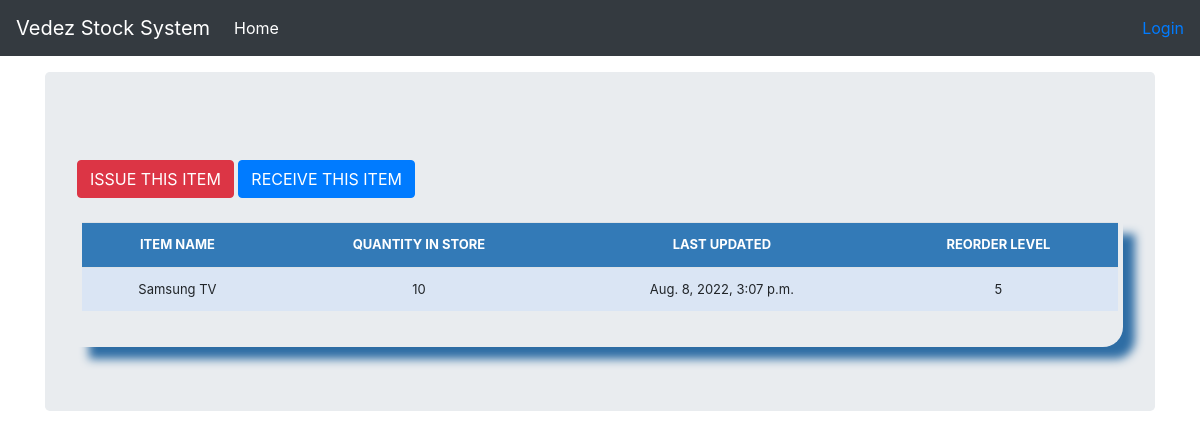
/stock_detail/2/, run on the app's committed database.
### stockmgmt/models.py (models this page shows, shortened)
class Stock(models.Model):
    category = models.ForeignKey(Category, on_delete=models.CASCADE, blank=True)
    item_name = models.CharField(max_length=50, blank=True, null=True)
    quantity = models.IntegerField(default='0', blank=True, null=True)
    receive_quantity = models.IntegerField(default='0', blank=True, null=True)
    receive_by = models.CharField(max_length=50, blank=True, null=True)
    issue_quantity = models.IntegerField(default='0', blank=True, null=True)
    issue_by = models.CharField(max_length=50, blank=True, null=True)
    issue_to = models.CharField(max_length=50, blank=True, null=True)
    phone_number = models.CharField(max_length=50, blank=True, null=True)
    created_by = models.CharField(max_length=50, blank=True, null=True)
    reorder_level = models.IntegerField(default='0', blank=True, null=True)
    last_updated = models.DateTimeField(auto_now_add=False, auto_now=True)
    timestamp = models.DateTimeField(auto_now_add=True, auto_now=False)

### stockmgmt/views.py (the view)
# urls.py: path('stock_detail/<str:pk>/', views.stock_detail, name="stock_detail"),
def stock_detail(request, pk):
    queryset = Stock.objects.get(id=pk)
    context = {
        "queryset": queryset,
    }
    return render(request, "stock_detail.html", context)

### templates/stock_detail.html (shortened to what this page needs)
{% load static %}
{% load crispy_forms_tags %}
<!doctype html>
<html lang="en">
  <head>
      <link href="{% static 'css/stylesheet.css' %}" rel="stylesheet">
    <link rel="stylesheet" href="https://cdn.jsdelivr.net/npm/bootstrap@4.4.1/dist/css/bootstrap.min.css">
    <link href="{% static 'css/navbar-top-fixed.css' %}" rel="stylesheet">
  </head>
  <body>
    {% include 'navbar.html' %}
<main role="main" class="container">
  <div class="jumbotron">
      <br>
    <a href="{% url 'issue_items' queryset.id %}"><div class='btn btn-danger'>ISSUE THIS ITEM</div></a>
    <a href="{% url 'receive_items' queryset.id %}"><div class='btn btn-primary'>RECEIVE THIS ITEM</div></a>
        <br><br>
        <div class="display_table">
          <table class='table'>
                  <tr>
                    <th>ITEM NAME</th>
                    <th>QUANTITY IN STORE</th>
                    <th>LAST UPDATED</th>
                    <th>REORDER LEVEL</th>
                  </tr>
                  <tr>
                    <td>{{queryset.item_name}}</td>
                    <td>{{queryset.quantity}}</td>
                    <td>{{queryset.last_updated}}</td>
                    <td>{{queryset.reorder_level}}</td>
                  </tr>
          </table>
        </div>
  </div>
</main>
</html>

### static/css/stylesheet.css (style rules this page uses)
body { background-color: #34eb6b; }
.table { font-size: 13px; text-align: center; width: 95%; margin: auto; }
.table tr:nth-child(odd) { background: #B8CAE4 }
.table tr:nth-child(even) { background: #dae5f4 }
th { background-color: #337ab7; color: white; }
.display_table { border-bottom-right-radius: 20px; padding-left: 5px; padding-right: 5px; padding-bottom: 20px; box-shadow: 12px 12px 10px #2e6da4; }

### static/css/navbar-top-fixed.css (style rules this page uses)
body { min-height: 75rem; padding-top: 4.5rem; }

### data on the page
Stock: item_name "Samsung TV", quantity "10", last_updated "Aug. 8, 2022, 3:07 p.m.", reorder_level "5"
